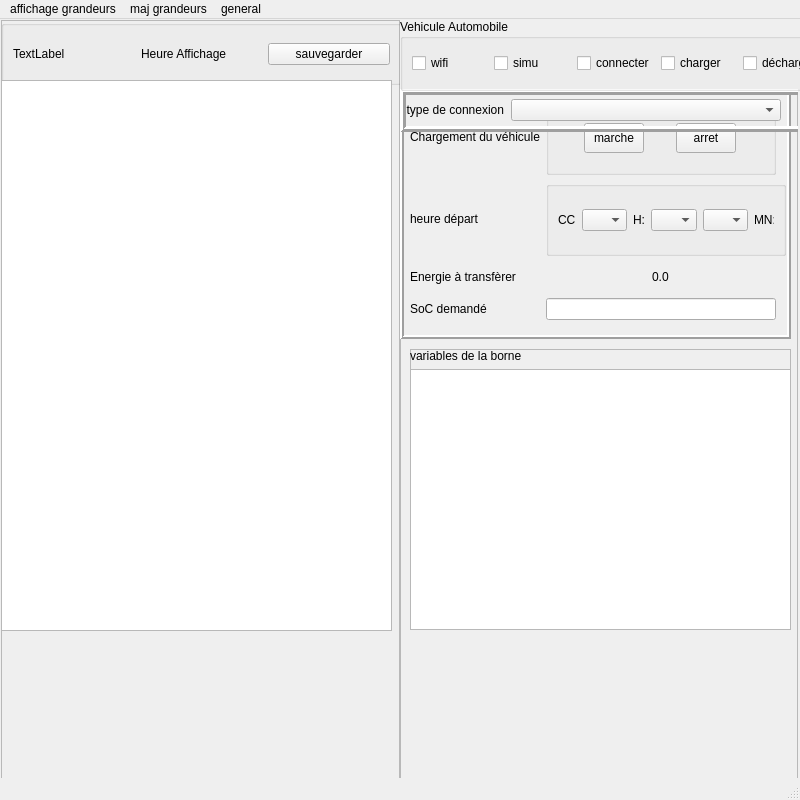
<?xml version="1.0" encoding="UTF-8"?>
<ui version="4.0">
 <class>MainWindow</class>
 <widget class="QMainWindow" name="MainWindow">
  <property name="geometry">
   <rect>
    <x>0</x>
    <y>0</y>
    <width>800</width>
    <height>800</height>
   </rect>
  </property>
  <property name="windowTitle">
   <string>Electric Vehicle</string>
  </property>
  <widget class="QWidget" name="centralwidget">
   <widget class="QFrame" name="frame">
    <property name="geometry">
     <rect>
      <x>1</x>
      <y>1</y>
      <width>399</width>
      <height>799</height>
     </rect>
    </property>
    <property name="frameShape">
     <enum>QFrame::StyledPanel</enum>
    </property>
    <property name="frameShadow">
     <enum>QFrame::Raised</enum>
    </property>
    <widget class="QWidget" name="verticalLayoutWidget">
     <property name="geometry">
      <rect>
       <x>0</x>
       <y>0</y>
       <width>401</width>
       <height>65</height>
      </rect>
     </property>
     <layout class="QVBoxLayout" name="verticalLayout">
      <item>
       <widget class="QGroupBox" name="groupBox_2">
        <property name="title">
         <string/>
        </property>
        <layout class="QHBoxLayout" name="horizontalLayout_3">
         <item>
          <widget class="QLabel" name="label_3">
           <property name="text">
            <string>TextLabel</string>
           </property>
          </widget>
         </item>
         <item>
          <widget class="QLabel" name="LHeure">
           <property name="text">
            <string>Heure Affichage</string>
           </property>
          </widget>
         </item>
         <item>
          <widget class="QPushButton" name="PBSave">
           <property name="text">
            <string>sauvegarder</string>
           </property>
          </widget>
         </item>
        </layout>
       </widget>
      </item>
     </layout>
    </widget>
    <widget class="QTableWidget" name="tableWidget">
     <property name="geometry">
      <rect>
       <x>0</x>
       <y>60</y>
       <width>391</width>
       <height>551</height>
      </rect>
     </property>
    </widget>
   </widget>
   <widget class="QFrame" name="frame_2">
    <property name="geometry">
     <rect>
      <x>400</x>
      <y>70</y>
      <width>398</width>
      <height>799</height>
     </rect>
    </property>
    <property name="accessibleDescription">
     <string>0</string>
    </property>
    <property name="frameShape">
     <enum>QFrame::StyledPanel</enum>
    </property>
    <property name="frameShadow">
     <enum>QFrame::Raised</enum>
    </property>
    <widget class="QFrame" name="frame_3">
     <property name="geometry">
      <rect>
       <x>0</x>
       <y>0</y>
       <width>391</width>
       <height>250</height>
      </rect>
     </property>
     <property name="frameShape">
      <enum>QFrame::Box</enum>
     </property>
     <property name="frameShadow">
      <enum>QFrame::Raised</enum>
     </property>
     <property name="lineWidth">
      <number>2</number>
     </property>
     <widget class="QWidget" name="gridLayoutWidget">
      <property name="geometry">
       <rect>
        <x>10</x>
        <y>10</y>
        <width>406</width>
        <height>221</height>
       </rect>
      </property>
      <layout class="QGridLayout" name="gridLayout">
       <item row="1" column="1" colspan="2">
        <widget class="QGroupBox" name="groupBox_3">
         <property name="maximumSize">
          <size>
           <width>240</width>
           <height>16777215</height>
          </size>
         </property>
         <property name="title">
          <string/>
         </property>
         <layout class="QHBoxLayout" name="horizontalLayout_4">
          <item>
           <widget class="QLabel" name="label_2">
            <property name="text">
             <string>CC</string>
            </property>
           </widget>
          </item>
          <item>
           <widget class="QComboBox" name="comboBox_3"/>
          </item>
          <item>
           <widget class="QLabel" name="LH">
            <property name="maximumSize">
             <size>
              <width>20</width>
              <height>16777215</height>
             </size>
            </property>
            <property name="text">
             <string>H:</string>
            </property>
           </widget>
          </item>
          <item>
           <widget class="QComboBox" name="comboBox">
            <property name="maximumSize">
             <size>
              <width>50</width>
              <height>16777215</height>
             </size>
            </property>
           </widget>
          </item>
          <item>
           <widget class="QComboBox" name="comboBox_2">
            <property name="maximumSize">
             <size>
              <width>50</width>
              <height>16777215</height>
             </size>
            </property>
           </widget>
          </item>
          <item>
           <widget class="QLabel" name="LH_2">
            <property name="maximumSize">
             <size>
              <width>20</width>
              <height>16777215</height>
             </size>
            </property>
            <property name="text">
             <string>MN:</string>
            </property>
           </widget>
          </item>
         </layout>
        </widget>
       </item>
       <item row="0" column="1">
        <widget class="QGroupBox" name="groupBox_4">
         <property name="title">
          <string/>
         </property>
         <layout class="QHBoxLayout" name="horizontalLayout_5">
          <item>
           <widget class="QPushButton" name="PBChaOn">
            <property name="maximumSize">
             <size>
              <width>60</width>
              <height>30</height>
             </size>
            </property>
            <property name="text">
             <string>marche</string>
            </property>
           </widget>
          </item>
          <item>
           <widget class="QPushButton" name="PBChaOff">
            <property name="maximumSize">
             <size>
              <width>60</width>
              <height>30</height>
             </size>
            </property>
            <property name="text">
             <string>arret</string>
            </property>
           </widget>
          </item>
         </layout>
        </widget>
       </item>
       <item row="1" column="0">
        <widget class="QLabel" name="LHeureDpt">
         <property name="text">
          <string>heure départ</string>
         </property>
        </widget>
       </item>
       <item row="0" column="0">
        <widget class="QLabel" name="LChargt">
         <property name="text">
          <string>Chargement du véhicule</string>
         </property>
        </widget>
       </item>
       <item row="3" column="1">
        <widget class="QLineEdit" name="lineEdit">
         <property name="maximumSize">
          <size>
           <width>230</width>
           <height>16777215</height>
          </size>
         </property>
        </widget>
       </item>
       <item row="2" column="1" alignment="Qt::AlignHCenter">
        <widget class="QLabel" name="LChaMaxPosVal">
         <property name="text">
          <string>0.0</string>
         </property>
        </widget>
       </item>
       <item row="3" column="0">
        <widget class="QLabel" name="label">
         <property name="text">
          <string>SoC demandé</string>
         </property>
        </widget>
       </item>
       <item row="2" column="0">
        <widget class="QLabel" name="label_5">
         <property name="maximumSize">
          <size>
           <width>120</width>
           <height>30</height>
          </size>
         </property>
         <property name="text">
          <string>Energie à transfèrer</string>
         </property>
        </widget>
       </item>
      </layout>
     </widget>
    </widget>
    <widget class="QFrame" name="frame_4">
     <property name="geometry">
      <rect>
       <x>10</x>
       <y>260</y>
       <width>381</width>
       <height>281</height>
      </rect>
     </property>
     <property name="styleSheet">
      <string notr="true">border-color: rgb(0, 0, 0);</string>
     </property>
     <property name="frameShape">
      <enum>QFrame::StyledPanel</enum>
     </property>
     <property name="frameShadow">
      <enum>QFrame::Raised</enum>
     </property>
     <widget class="QWidget" name="verticalLayoutWidget_3">
      <property name="geometry">
       <rect>
        <x>0</x>
        <y>0</y>
        <width>381</width>
        <height>281</height>
       </rect>
      </property>
      <layout class="QVBoxLayout" name="verticalLayout_3">
       <item>
        <widget class="QLabel" name="label_6">
         <property name="text">
          <string>variables de la borne</string>
         </property>
        </widget>
       </item>
       <item>
        <widget class="QTableWidget" name="tableWidget_2"/>
       </item>
      </layout>
     </widget>
    </widget>
    <widget class="QFrame" name="frame_5">
     <property name="geometry">
      <rect>
       <x>0</x>
       <y>0</y>
       <width>404</width>
       <height>43</height>
      </rect>
     </property>
     <property name="frameShape">
      <enum>QFrame::Box</enum>
     </property>
     <property name="frameShadow">
      <enum>QFrame::Raised</enum>
     </property>
     <property name="lineWidth">
      <number>3</number>
     </property>
     <widget class="QWidget" name="formLayoutWidget">
      <property name="geometry">
       <rect>
        <x>0</x>
        <y>10</y>
        <width>381</width>
        <height>24</height>
       </rect>
      </property>
      <layout class="QFormLayout" name="formLayout">
       <property name="verticalSpacing">
        <number>4</number>
       </property>
       <item row="0" column="0">
        <widget class="QLabel" name="label_4">
         <property name="text">
          <string>  type de connexion</string>
         </property>
        </widget>
       </item>
       <item row="0" column="1">
        <widget class="QComboBox" name="comboBox_4"/>
       </item>
      </layout>
     </widget>
    </widget>
   </widget>
   <widget class="QWidget" name="verticalLayoutWidget_2">
    <property name="geometry">
     <rect>
      <x>400</x>
      <y>0</y>
      <width>434</width>
      <height>72</height>
     </rect>
    </property>
    <layout class="QVBoxLayout" name="verticalLayout_2">
     <item>
      <widget class="QGroupBox" name="groupBox">
       <property name="sizePolicy">
        <sizepolicy hsizetype="Preferred" vsizetype="Preferred">
         <horstretch>4</horstretch>
         <verstretch>0</verstretch>
        </sizepolicy>
       </property>
       <property name="title">
        <string>Vehicule Automobile</string>
       </property>
       <layout class="QHBoxLayout" name="horizontalLayout">
        <item>
         <layout class="QHBoxLayout" name="horizontalLayout_2">
          <item>
           <widget class="QCheckBox" name="checkBox_4">
            <property name="text">
             <string>wifi</string>
            </property>
           </widget>
          </item>
          <item>
           <widget class="QCheckBox" name="checkBox_5">
            <property name="text">
             <string>simu</string>
            </property>
           </widget>
          </item>
          <item>
           <widget class="QCheckBox" name="checkBox_3">
            <property name="text">
             <string>connecter</string>
            </property>
           </widget>
          </item>
          <item>
           <widget class="QCheckBox" name="checkBox_2">
            <property name="text">
             <string>charger</string>
            </property>
           </widget>
          </item>
          <item>
           <widget class="QCheckBox" name="checkBox">
            <property name="text">
             <string>décharger</string>
            </property>
           </widget>
          </item>
         </layout>
        </item>
       </layout>
      </widget>
     </item>
    </layout>
   </widget>
  </widget>
  <widget class="QMenuBar" name="menubar">
   <property name="geometry">
    <rect>
     <x>0</x>
     <y>0</y>
     <width>800</width>
     <height>19</height>
    </rect>
   </property>
   <widget class="QMenu" name="menumesures">
    <property name="title">
     <string>affichage grandeurs</string>
    </property>
    <addaction name="actionafficher"/>
    <addaction name="separator"/>
    <addaction name="actionafficher_cycliquement"/>
    <addaction name="separator"/>
    <addaction name="actionAfficheVarsBorne"/>
    <addaction name="separator"/>
    <addaction name="actionAfficherVarsBorneCycliquement"/>
   </widget>
   <widget class="QMenu" name="menumaj_grandeurs">
    <property name="title">
     <string>maj grandeurs</string>
    </property>
    <addaction name="actionmise_jour"/>
    <addaction name="separator"/>
   </widget>
   <widget class="QMenu" name="menuarr_ter">
    <property name="title">
     <string>general</string>
    </property>
    <addaction name="actionarr_ter"/>
    <addaction name="actioneloigner_EV"/>
   </widget>
   <addaction name="menumesures"/>
   <addaction name="menumaj_grandeurs"/>
   <addaction name="menuarr_ter"/>
  </widget>
  <widget class="QStatusBar" name="statusbar"/>
  <action name="actionafficher">
   <property name="text">
    <string>afficherVarsEV</string>
   </property>
  </action>
  <action name="actionafficher_cycliquement">
   <property name="text">
    <string>afficher VarsEVcycliquement</string>
   </property>
  </action>
  <action name="actionmise_jour">
   <property name="text">
    <string>mise à jour</string>
   </property>
  </action>
  <action name="actionforcer">
   <property name="text">
    <string>forcer</string>
   </property>
  </action>
  <action name="actionarr_ter">
   <property name="text">
    <string>arrêter</string>
   </property>
  </action>
  <action name="actioneloigner_EV">
   <property name="text">
    <string>eloigner EV</string>
   </property>
  </action>
  <action name="actionAfficheVarsBorne">
   <property name="text">
    <string>afficherVarsBorne</string>
   </property>
  </action>
  <action name="actionAfficherVarsBorneCycliquement">
   <property name="text">
    <string>afficherVarsBorneCycliquement</string>
   </property>
  </action>
 </widget>
 <resources/>
 <connections/>
</ui>
